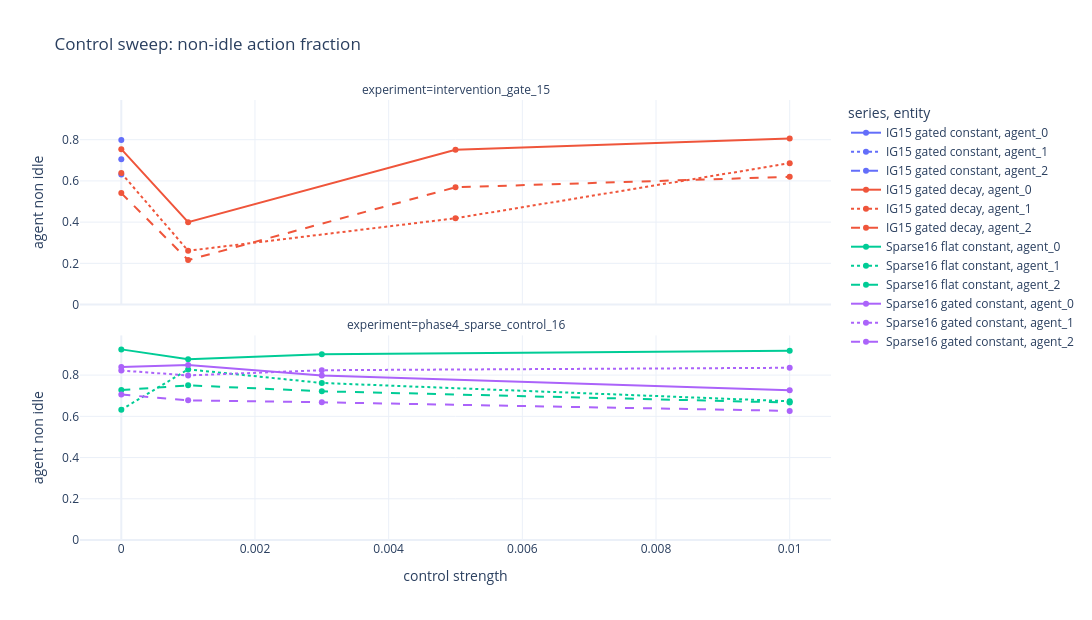
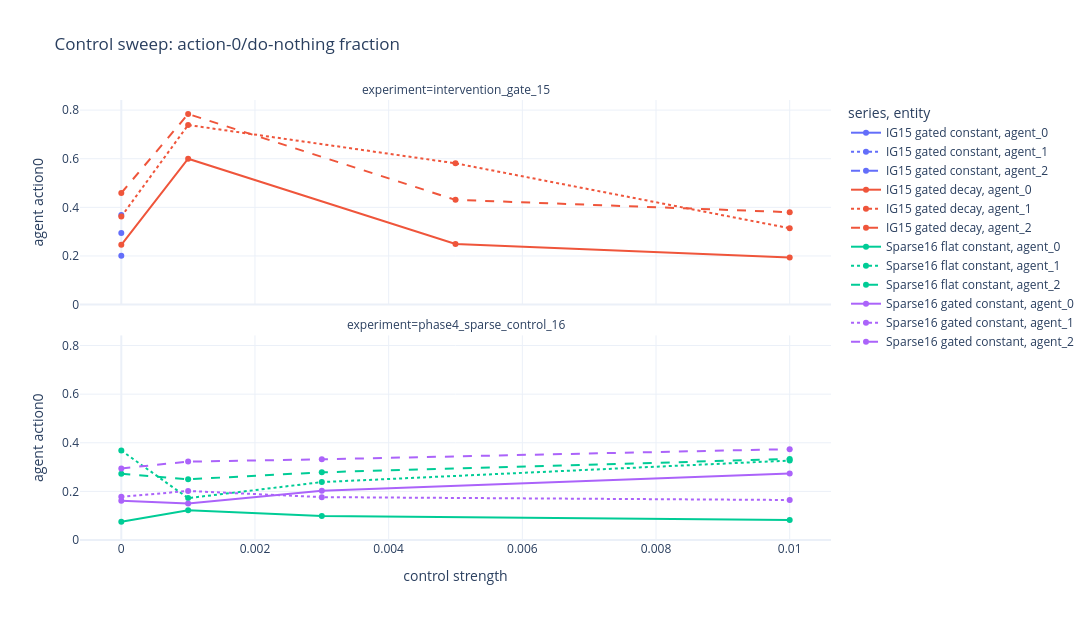
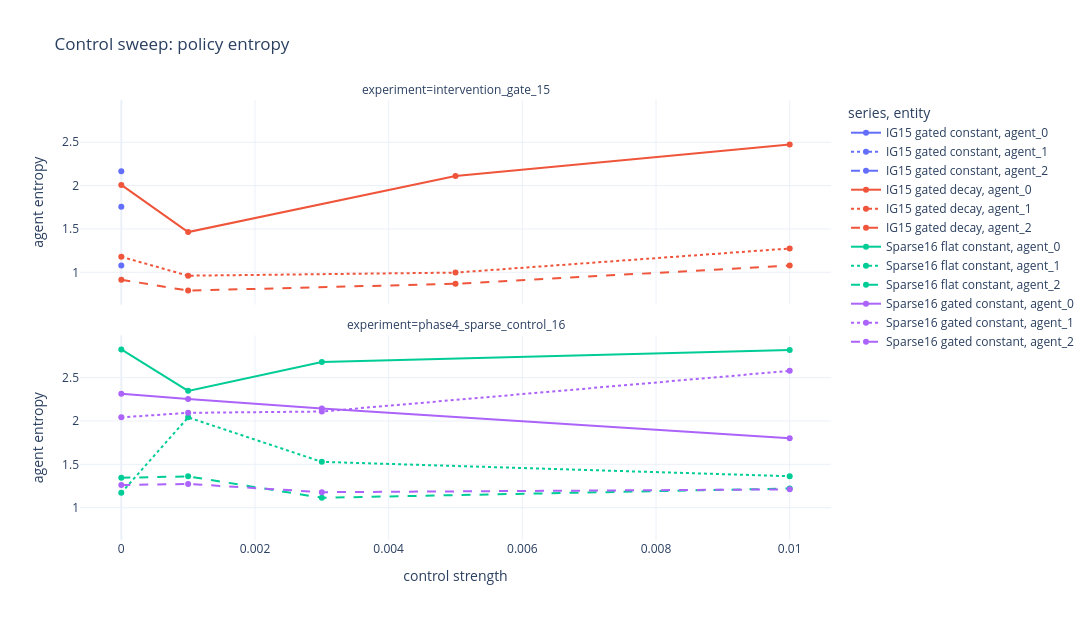
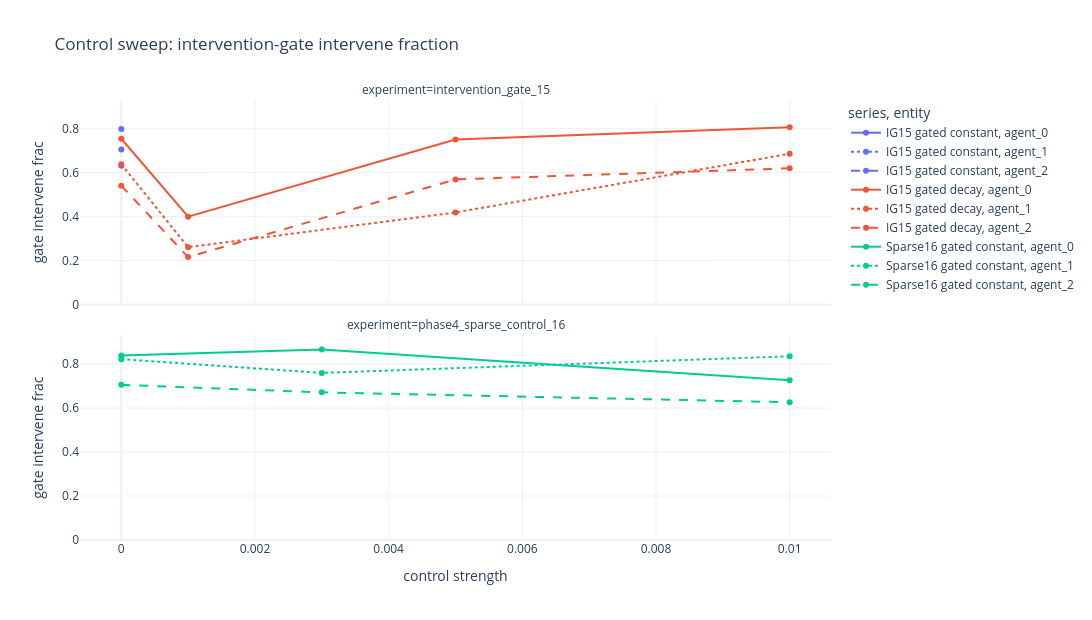

The notebook cell saved with these charts, in order:
### Markdown cell above
## Control-Sweep Views

These plots show final-window behavior as a function of control strength, which is often more readable than pairwise deltas.

### Code cell
def plot_control_sweep(feature_group="agent_non_idle", experiments=None, title=None, save_name=None):
    data = ACTION_PROFILE[ACTION_PROFILE["feature_group"] == feature_group].copy()
    if experiments is not None:
        data = data[data["experiment"].isin(experiments)]
    if data.empty:
        print(f"No profile data for feature group: {feature_group}")
        return None
    data["series"] = data.apply(
        lambda row: f"{row['comparison_group']} {row['design']} {row['entropy_schedule']}",
        axis=1,
    )
    fig = px.line(
        data.sort_values(["comparison_group", "design", "control_value", "entity"]),
        x="control_value",
        y="value",
        color="series",
        line_dash="entity",
        markers=True,
        facet_col="experiment",
        facet_col_wrap=1,
        hover_data=["family_label", "runs", "seeds", "std"],
        labels={"control_value": "control strength", "value": feature_group.replace("_", " "), "series": "series"},
        title=title or f"Control sweep: {feature_group.replace('_', ' ')}",
    )
    if feature_group in {"agent_non_idle", "agent_action0", "gate_intervene_frac", "gate_prob_intervene", "gate_do_nothing_frac", "joint_non_idle", "summary_non_idle", "agent_illegal"}:
        fig.update_yaxes(rangemode="tozero")
    fig.update_layout(template="plotly_white", height=620, width=1250, hovermode="x unified")
    save_figure(fig, save_name or f"control_sweep_{feature_group}")
    if SHOW_FIGURES:
        fig.show()
    return fig


fig_sweep_non_idle = plot_control_sweep("agent_non_idle", title="Control sweep: non-idle action fraction")
fig_sweep_action0 = plot_control_sweep("agent_action0", title="Control sweep: action-0/do-nothing fraction")
fig_sweep_entropy = plot_control_sweep("agent_entropy", title="Control sweep: policy entropy")
fig_sweep_gate = plot_control_sweep("gate_intervene_frac", title="Control sweep: intervention-gate intervene fraction")
